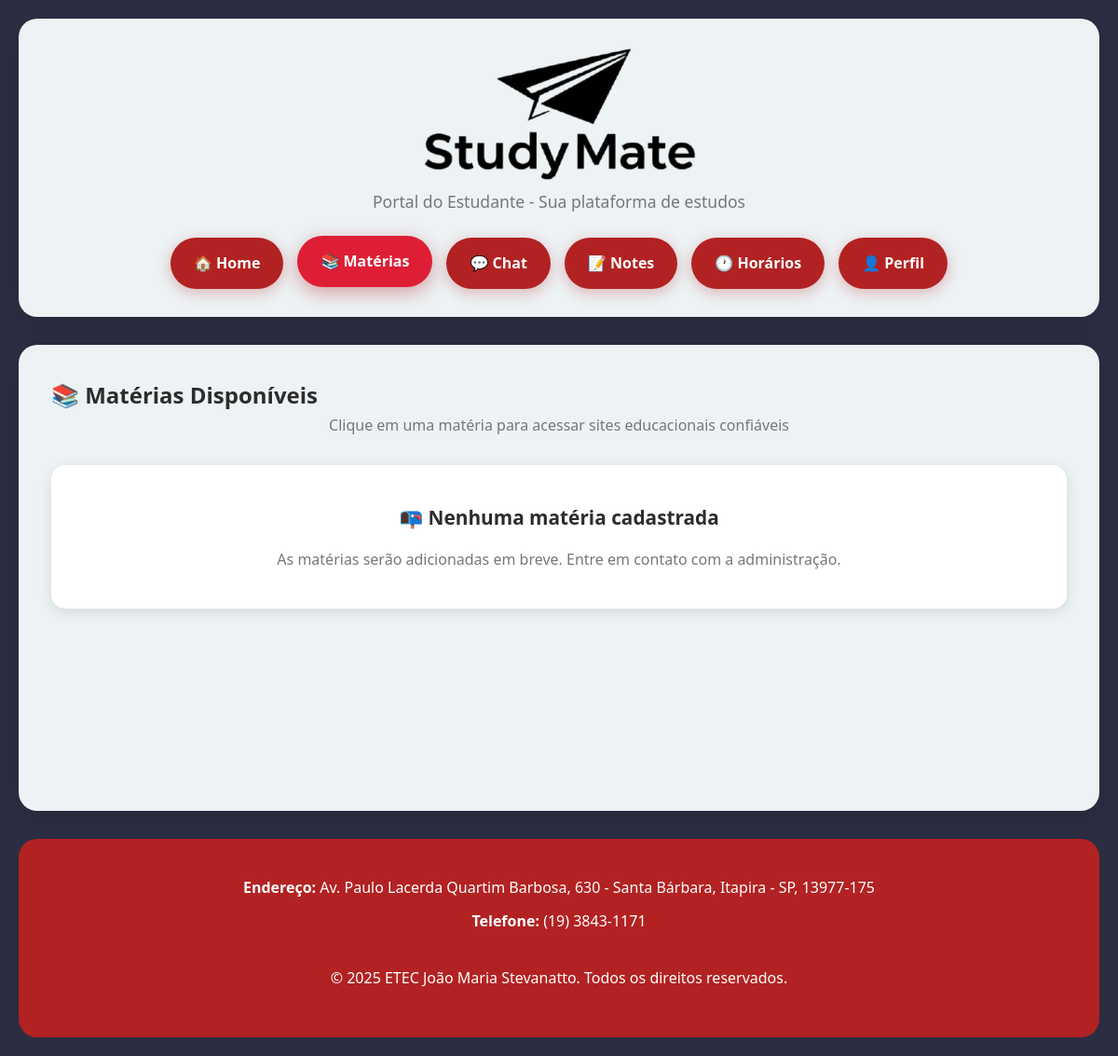
Page /materias/ (signed in) on the earlier database version.
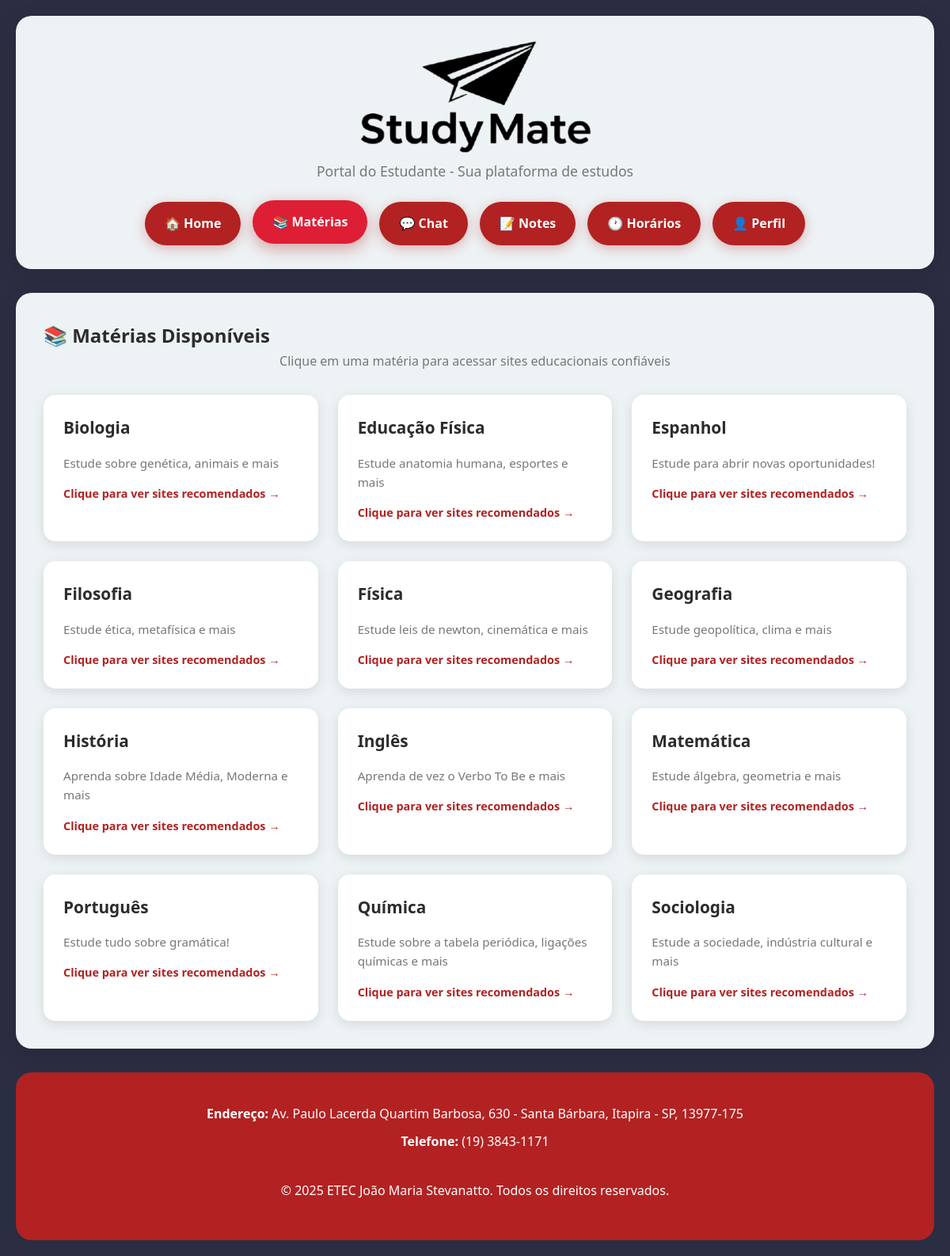
Same page on the later database version.
### materias/models.py (models this page shows, shortened)
class Subject(models.Model):
    name = models.CharField(max_length=120, unique=True, verbose_name='Nome')
    slug = models.SlugField(max_length=140, unique=True)
    description = models.TextField(blank=True, verbose_name='Descrição')
    icone = models.CharField(max_length=10, blank=True, verbose_name='Ícone (emoji)',
                              help_text='Ex: 📐, 📚, 🧪')
    class Meta:
        ordering = ['name']
        verbose_name = 'Matéria'
        verbose_name_plural = 'Matérias'

### materias/views.py (the view)
# urls.py: path('', views.materias_home, name='home'),
@login_required(login_url='/accounts/login/')
def materias_home(request):
    materias = Subject.objects.all().order_by("name")
    context = {"materias": materias}
    return render(request, "materias/materias_list.html", context)

### materias/templates/materias/materias_list.html (shortened to what this page needs)
<!DOCTYPE html>
<html lang="pt-br">
<head>
    {% load static %}
    <link rel="stylesheet" href="{% static 'study/style.css' %}">
</head>
<body>
    <div class="container">
        <div class="header">
            <img src="{% static 'study/img/logoStudyMate.png' %}" height="144px" width="293" alt="StudyMate Logo">
            <p>Portal do Estudante - Sua plataforma de estudos</p>
            <div class="nav">
                <a href="{% url 'study:home' %}" class="nav-btn">🏠 Home</a>
                <a href="{% url 'materias:home' %}" class="nav-btn active">📚 Matérias</a>
                <a href="{% url 'chat:lista' %}" class="nav-btn">💬 Chat</a>
                <a href="{% url 'notes:list' %}" class="nav-btn">📝 Notes</a>
                <a href="{% url 'study:home' %}" class="nav-btn">🕐 Horários</a>
                {% if user.is_authenticated %}
                    <a href="{% url 'perfil:perfil' %}" class="nav-btn">👤 Perfil</a>
                {% else %}
                    <a href="{% url 'accounts:login' %}" class="nav-btn">🔐 Login</a>
                {% endif %}
            </div>
        </div>
        <div class="content">
            <h2>📚 Matérias Disponíveis</h2>
            <p style="text-align: center; color: var(--text-light); margin-bottom: 30px;">
                Clique em uma matéria para acessar sites educacionais confiáveis
            </p>
            {% if materias %}
                <div class="grid">
                    {% for materia in materias %}
                        <div class="card subject-card" onclick="abrirModal('{{ materia.slug }}', '{{ materia.name }}')">
                            <h3>
                                {{ materia.name }}
                            </h3>
                            {% if materia.description %}
                                <p style="color: var(--text-light); margin: 10px 0; font-size: 0.95rem;">
                                    {{ materia.description|truncatewords:15 }}
                                </p>
                            {% endif %}
                            <p style="color: var(--primary); font-weight: 600; margin-top: 15px; font-size: 0.9rem;">
                                Clique para ver sites recomendados →
                            </p>
                        </div>
                    {% endfor %}
                </div>
            {% else %}
                <div class="card" style="text-align: center; padding: 40px;">
                    <h3>📭 Nenhuma matéria cadastrada</h3>
                    <p style="color: var(--text-light); margin-top: 15px;">
                        As matérias serão adicionadas em breve. Entre em contato com a administração.
                    </p>
                </div>
            {% endif %}
        </div>
        <footer>
            <p><strong>Endereço:</strong> Av. Paulo Lacerda Quartim Barbosa, 630 - Santa Bárbara, Itapira - SP, 13977-175</p>
            <p><strong>Telefone:</strong> (19) 3843-1171</p>
            <br>
            <p>&copy; 2025 ETEC João Maria Stevanatto. Todos os direitos reservados.</p>
        </footer>
    </div>
</body>
</html>

### study/static/study/style.css (style rules this page uses)
:root { --primary: rgb(178, 34, 34); --primary-dark: rgb(222, 30, 53); --background: rgb(43, 45, 66); --card-bg: #ffffff; --content-bg: rgb(237, 242, 244); --text: #2c2c2c; --text-light: #777; --shadow: rgba(0, 0, 0, 0.1); }
* { margin: 0; padding: 0; box-sizing: border-box; }
body { font-family: 'Segoe UI', Tahoma, Geneva, Verdana, sans-serif; background: var(--background); min-height: 100vh; color: var(--text); line-height: 1.6; }
.container { max-width: 1200px; margin: 0 auto; padding: 20px; }
.header { background: var(--content-bg); backdrop-filter: blur(10px); border-radius: 20px; padding: 30px; margin-bottom: 30px; box-shadow: 0 8px 30px var(--shadow); text-align: center; }
.header p { color: var(--text-light); font-size: 1.1rem; margin-bottom: 25px; }
.nav { display: flex; justify-content: center; gap: 15px; flex-wrap: wrap; }
.nav-btn { background: var(--primary); border: none; padding: 15px 25px; border-radius: 50px; cursor: pointer; font-size: 1rem; font-weight: 600; color: white; transition: all 0.3s ease; box-shadow: 0 4px 15px rgba(178, 34, 34, 0.3); }
.nav-btn:hover, .nav-btn.active { background: var(--primary-dark); transform: translateY(-2px); box-shadow: 0 6px 20px rgba(178, 34, 34, 0.4); }
.nav a { background: var(--primary); color: white; text-decoration: none; padding: 15px 25px; border-radius: 50px; font-weight: 600; transition: all 0.3s ease; box-shadow: 0 4px 15px rgba(178, 34, 34, 0.3); }
.content { background: var(--content-bg); backdrop-filter: blur(10px); border-radius: 20px; padding: 35px; box-shadow: 0 8px 30px var(--shadow); min-height: 500px; }
.grid { display: grid; grid-template-columns: repeat(auto-fit, minmax(300px, 1fr)); gap: 25px; margin-top: 25px; }
.card { background: var(--card-bg); padding: 25px; border-radius: 15px; box-shadow: 0 4px 15px var(--shadow); transition: transform 0.3s ease; }
.card h3 { color: var(--text); margin-bottom: 15px; font-size: 1.3rem; }
footer { background: rgb(178, 34, 34); color: white; border-radius: 20px; padding: 40px; margin-top: 30px; text-align: center; }
footer p { margin-bottom: 10px; }

### materias/templates/materias/materias_list.html (style rules this page uses)
.subject-card { cursor: pointer; position: relative; }
.subject-card::after { content: '🔗'; position: absolute; top: 15px; right: 15px; font-size: 1.5rem; opacity: 0; transition: opacity 0.3s ease; }

Differences in the rows shown:
added Subject: name "Biologia", description "Estude sobre genética, animais e mais"
added Subject: name "Educação Física", description "Estude anatomia humana, esportes e mais"
added Subject: name "Espanhol", description "Estude para abrir novas oportunidades!"
added Subject: name "Filosofia", description "Estude ética, metafísica e mais"
added Subject: name "Física", description "Estude leis de newton, cinemática e mais"
added Subject: name "Geografia", description "Estude geopolítica, clima e mais"
added Subject: name "História", description "Aprenda sobre Idade Média, Moderna e mais"
added Subject: name "Inglês", description "Aprenda de vez o Verbo To Be e mais"
added Subject: name "Matemática", description "Estude álgebra, geometria e mais"
added Subject: name "Português", description "Estude tudo sobre gramática!"
added Subject: name "Química", description "Estude sobre a tabela periódica, ligações químicas e mais"
added Subject: name "Sociologia", description "Estude a sociedade, indústria cultural e mais"
Other differences:
text no longer shown: "📭 Nenhuma matéria cadastrada As matérias serão adicionadas em breve. Entre em contato com a administração."
